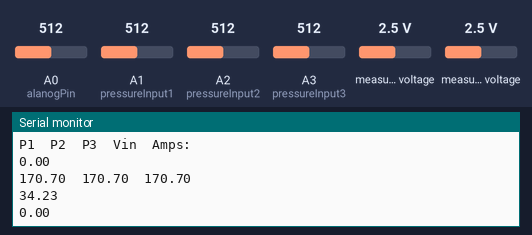
Simulated run of this sketch. Board: Arduino Uno, built with avr-gcc and run on an emulated ATmega328P. Parts: the last lines printed to the serial monitor. The inputs (shaded band) are chosen by the test bench; at power-on: A0 (alanogPin) = 512, A1 (pressureInput1) = 512, A2 (pressureInput2) = 512, A3 (pressureInput3) = 512, measured voltage 2.5 V.

Above: at 1.2 s.
1.3 s: A0 (alanogPin) set to 716
At 2.0 s:
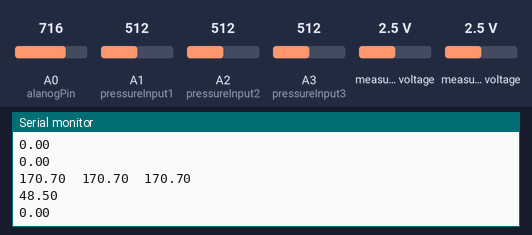
2.8 s: A1 (pressureInput1) set to 716
At 4.1 s:
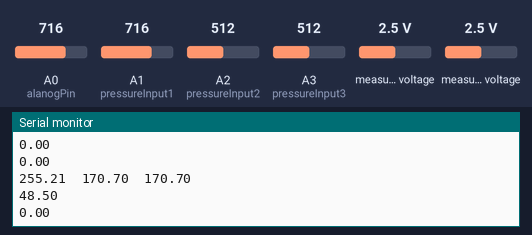
4.3 s: A2 (pressureInput2) set to 716
At 5.7 s:
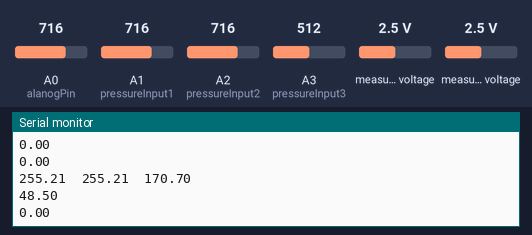
5.8 s: A3 (pressureInput3) set to 716
At 7.1 s:
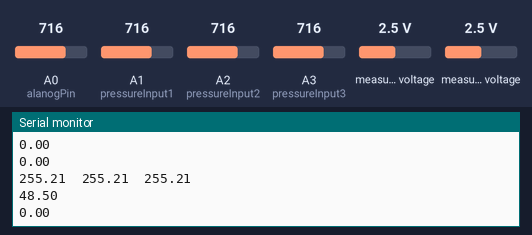
7.3 s: A0 (alanogPin) set to 992
At 7.7 s:
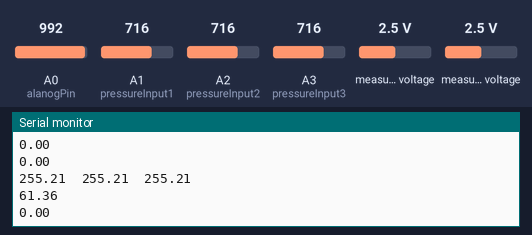
8.8 s: A1 (pressureInput1) set to 992
At 10.1 s:
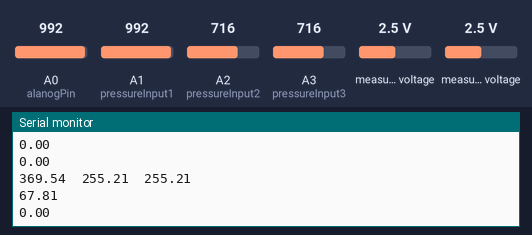
Timing chart, 0 to 11.3 s (numbered marks = the images above; inputs shaded):
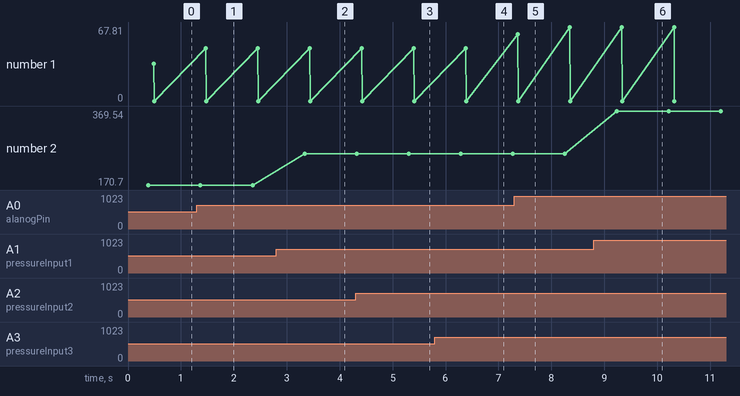

The sketch:

codes_shunt_voltage_pressure.ino
```cpp
#include <LiquidCrystal.h>

//Questo esempio mostra come prendere un trasduttore di pressione a 3 fili standard e leggere il segnale analogico, quindi convertire il segnale in un'uscita leggibile e visualizzalo su uno schermo LCD.

//**transducer variables and libraries**//

#include "Wire.h" // consente la comunicazione su dispositivi i2c
#include "HardwareSerial.h"
#include <stdio.h>
//#include "LiquidCrystal_I2C.h" // consente l'interfacciamento con gli schermi LCD

const int pressureInput1 = A1; // seleziona il pin di ingresso analogico per il trasduttore di pressione 1
const int pressureInput2 = A2; // seleziona il pin di ingresso analogico per il trasduttore di pressione 2
const int pressureInput3 = A3; // seleziona il pin di ingresso analogico per il trasduttore di pressione 3
unsigned long times;

const int pressureZero = 500; // lettura analogica del trasduttore di pressione a 0bar (minima pressione)[la formula e x/5000=0.5V(volt a lettura 0 psi)/5V (max voltage range)]
const int pressureMax = 4500; // lettura analogica del trasduttore di pressione a (massima pressione) [la formula e x/5000=4.5V(volt a lettura max psi)/5V (max voltage range)]
const int pressuretransducermaxPSI = 5000; // valore psi del trasduttore utilizzato
const int baudRate = 9600; // numero intero costante per impostare la velocità di trasmissione per il monitor seriale
const int sensorreadDelay = 1000; // numero intero costante per impostare il ritardo di lettura del sensore in millisecondi


float pressureValue1 =0;
float pressureValue2 =0;
float pressureValue3 =0;
float pressureValue11 = 0;
float pressureValue22 = 0;
float pressureValue33 = 0;
float pressureValueBAR1=0;// variabile per memorizzare il valore proveniente dal trasduttore di pressione
float pressureValueBAR2=0;
float pressureValueBAR3=0;

//**voltage variables**//

const float arduinoVCC = 5.01;//Your Arduino voltage
unsigned long ValueR1 = 4600;
unsigned long ValueR2 = 61100;
double Voltage_Source = 70;
const int alanogPin = A0;//the pin connecting the voltage.
const int inputResolution =1023;//works with most Arduino boards
const float average_of = 500;//Average of 500 readings

float voltage;


//**current variables and libraries**//

#include <Adafruit_ADS1X15.h>

#include <Wire.h>

Adafruit_ADS1115 ads;


//LiquidCrystal_I2C lcd (0x3f, 20, 4); // imposta l'indirizzo di comunicazione I2C dell'LCD; formato (indirizzo, colonne, righe)

void setup () // routine di configurazione, viene eseguita una volta quando il sistema viene acceso o ripristinato
{
  Serial.begin (9600);
  ads.setGain(GAIN_SIXTEEN);
  ads.begin();// inizializza la comunicazione seriale alla velocità di trasmissione impostata bit al secondo
//  lcd.begin (); // inizializza lo schermo LCD
  //Serial.print("time\t");
  Serial.print("P1\t");
  Serial.print("P2\t");
  Serial.print("P3\t");
  Serial.print("Vin\t");
  Serial.println("Amps:\t");


 // Serial.println("LABEL, data e ora, ColonnaA, ColonnaB, ColonnaC");
}

void loop () // la routine loop viene eseguita più e più volte per sempre //ricorda 280 al posto di 100

{ for(int i=0; i<100; i++){
  pressureValue1 =( pressureValue1 * i +analogRead (pressureInput1)*5.0/1023)/(i+1); // legge il valore dal pin di input e assegna alla variabile
  delay (1);}

  for(int i=0; i<100; i++){
  pressureValue2 =( pressureValue2 * i +analogRead (pressureInput2)*5.0/1023)/(i+1); // legge il valore dal pin di input e assegna alla variabile
  delay (1);}

  for(int i=0; i<100; i++){
  pressureValue3 =( pressureValue3 * i +analogRead (pressureInput3)*5.0/1023)/(i+1); // legge il valore dal pin di input e assegna alla variabile
  delay (1);}


  pressureValue11 = ((pressureValue1*1000.0-pressureZero) * (pressuretransducermaxPSI-14.5)) / (pressureMax-pressureZero)+14.5; // equazione di conversione per convertire la lettura analogica in psi
  pressureValueBAR1 = pressureValue11*0.068;

  pressureValue22 = ((pressureValue2*1000.0-pressureZero) * (pressuretransducermaxPSI-14.5)) / (pressureMax-pressureZero)+14.5; // equazione di conversione per convertire la lettura analogica in psi
  pressureValueBAR2 = pressureValue22*0.068;

  pressureValue33 = ((pressureValue3*1000.0-pressureZero) * (pressuretransducermaxPSI-14.5)) / (pressureMax-pressureZero)+14.5; // equazione di conversione per convertire la lettura analogica in psi
  pressureValueBAR3 = pressureValue33*0.068;

  int16_t ads1;

  ads1 = ads.readADC_Differential_0_1();

  float amps = ((float)ads1 * 256.0) / 32768.0;
  amps = amps * 1.333;

  Serial.println(amps);


  //Serial.print(times);
  //Serial.print("\t");
  Serial.print (pressureValueBAR1); // stampa il valore dalla riga precedente in seriale
  Serial.print("\t");
  Serial.print (pressureValueBAR2);
  Serial.print("\t");
  Serial.print (pressureValueBAR3);
  Serial.println("\t");
  Serial.print(getVoltageAverage());
  Serial.println("\t");
  Serial.print(amps);
  Serial.println("\t");
  delay(500);
 // Serial.println ("DATA, DATETIME", pressureValueBAR1, pressureValueBAR2, pressureValueBAR3);
 // delay(1);


  //lcd.setCursor (0,0); // imposta il cursore sulla colonna 0, riga 0
  //lcd.print ("Pressione:"); // stampa l'etichetta
  //lcd.print (pressureValue, 1); // stampa il valore della pressione sullo schermo LCD, 1 cifra su float
  //lcd.print ("psi"); // stampa l'etichetta dopo il valore
  //lcd.print (""); // per cancellare il display dopo valori grandi o negativi
  //ritardo (sensorreadDelay); // ritardo in millisecondi tra i valori letti
}
void readVoltage(){
    int A0Value = analogRead(alanogPin);
    float voltage_sensed = A0Value * (arduinoVCC / (float)inputResolution);
    float errorResistor1 = 0.05/sqrt(3);
    float errorResistor2 = 0.05*4/sqrt(3);
    float errorResistances = sqrt((pow(errorResistor1, 2))+pow(errorResistor2, 2));
//  Serial.print("voltage_sensed:");
//  Serial.print(voltage_sensed);
    voltage = voltage_sensed * ( 1 + ( (float) ValueR2 /  (float) ValueR1) )- errorResistances*((float) ValueR2 /  (float) ValueR1);
}//readVoltage()


float getVoltageAverage(){
    float voltage_temp_average=0;
    for(int i=0; i < average_of; i++)
    {
       readVoltage();
       voltage_temp_average +=voltage;
    }

  return voltage_temp_average / average_of;}
```

Measured:
- after the input at 1.3 s, the serial monitor: prints a new line after 0.17 s (image 1)
- after the input at 2.8 s, the serial monitor: prints a new line after 0.54 s (image 2)
- after the input at 4.3 s, the serial monitor: prints a new line after 1.0 s (image 3)
- after the input at 5.8 s, the serial monitor: prints a new line after 0.49 s (image 4)
- after the input at 7.3 s, the serial monitor: prints a new line after 0.07 s (image 5)
- after the input at 8.8 s, the serial monitor: prints a new line after 0.44 s (image 6)
- plotted number 2: 170.7 → 255.21 after the input at 2.8 s, 255.21 → 369.54 after the input at 8.8 s
